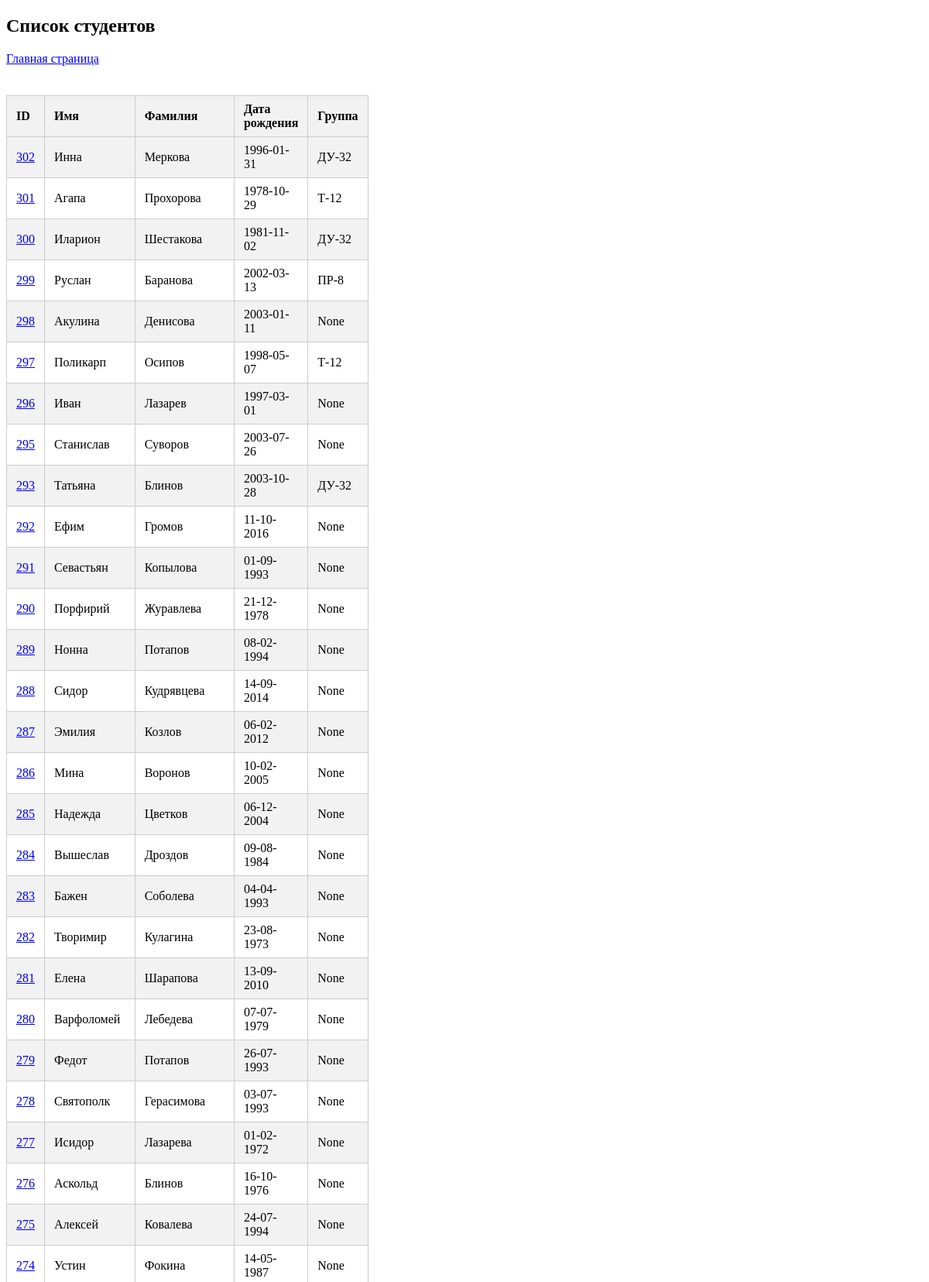
The page /students/ (upper part) on the database its author committed.
### st_app/models.py (models this page shows, shortened)
class Student(models.Model):
    first_name = models.CharField(max_length=20, blank=False)
    last_name = models.CharField(max_length=20, blank=False)
    birth_date = models.CharField(max_length=15, blank=False)
    group = models.ForeignKey(
        "Group", on_delete=models.CASCADE, related_name="students", null=True
    )

class Group(models.Model):
    name = models.CharField(max_length=10, db_index=True)
    curator = models.ForeignKey(
        Teacher, on_delete=models.CASCADE, related_name="curated_groups"
    )
    def __str__(self):
        return self.name

### st_app/views.py (the view)
# urls.py: path("students/", students, name="students"),
def students(request):
    list_students = Student.objects.all().order_by("-id")
    return render(request, "students.html", context={"students": list_students})

### templates/students.html (shortened to what this page needs)
<!DOCTYPE html>
<html lang="ru">
<head>
</head>
<body>
<h2>Список студентов</h2>
<a aria-current="page" class="container nav-link d-flex align-items-center gap-2 active" href="/">
    Главная страница
</a>
<br>
<br>
{% if students %}
    <table>
        <tr>
            <th style="width: 5%;">ID</th>
            <th style="width: 10%;">Имя</th>
            <th style="width: 10%;">Фамилия</th>
            <th style="width: 10%;">Дата рождения</th>
            <th style="width: 5%;">Группа</th>
        </tr>
        {% for student in students %}
            <tr>
                <td><a href="{% url 'student_edit' student.id %}">{{ student.id }}</a></td>
                <td>{{ student.first_name }}</td>
                <td>{{ student.last_name }}</td>
                <td>{{ student.birth_date }}</td>
                <td>{{ student.group }}</td>
            </tr>
        {% endfor %}
    </table>
{% else %}
    <p>В базе данных нет студентов.</p>
{% endif %}
</body>
</html>

### templates/students.html (style rules this page uses)
table { width: 35%; border-collapse: collapse; margin-top: 20px; }
table, th, td { border: 1px solid #ccc; }
th, td { padding: 8px 12px; text-align: left; }
th { background-color: #f2f2f2; }
tr:nth-child(even) { background-color: #f2f2f2; }

### rows shown on the page
Student: id "302", first_name "Инна", last_name "Меркова", birth_date "1996-01-31", group "ДУ-32"
Student: id "301", first_name "Агапа", last_name "Прохорова", birth_date "1978-10-29", group "Т-12"
Student: id "300", first_name "Иларион", last_name "Шестакова", birth_date "1981-11-02", group "ДУ-32"
Student: id "299", first_name "Руслан", last_name "Баранова", birth_date "2002-03-13", group "ПР-8"
Student: id "298", first_name "Акулина", last_name "Денисова", birth_date "2003-01-11", group "None"
Student: id "297", first_name "Поликарп", last_name "Осипов", birth_date "1998-05-07", group "Т-12"
Student: id "296", first_name "Иван", last_name "Лазарев", birth_date "1997-03-01", group "None"
Student: id "295", first_name "Станислав", last_name "Суворов", birth_date "2003-07-26", group "None"
Student: id "293", first_name "Татьяна", last_name "Блинов", birth_date "2003-10-28", group "ДУ-32"
Student: id "292", first_name "Ефим", last_name "Громов", birth_date "11-10-2016", group "None"
Student: id "291", first_name "Севастьян", last_name "Копылова", birth_date "01-09-1993", group "None"
Student: id "290", first_name "Порфирий", last_name "Журавлева", birth_date "21-12-1978", group "None"
Student: id "289", first_name "Нонна", last_name "Потапов", birth_date "08-02-1994", group "None"
Student: id "288", first_name "Сидор", last_name "Кудрявцева", birth_date "14-09-2014", group "None"
Student: id "287", first_name "Эмилия", last_name "Козлов", birth_date "06-02-2012", group "None"
Student: id "286", first_name "Мина", last_name "Воронов", birth_date "10-02-2005", group "None"
Student: id "285", first_name "Надежда", last_name "Цветков", birth_date "06-12-2004", group "None"
Student: id "284", first_name "Вышеслав", last_name "Дроздов", birth_date "09-08-1984", group "None"
Student: id "283", first_name "Бажен", last_name "Соболева", birth_date "04-04-1993", group "None"
Student: id "282", first_name "Творимир", last_name "Кулагина", birth_date "23-08-1973", group "None"
Student: id "281", first_name "Елена", last_name "Шарапова", birth_date "13-09-2010", group "None"
Student: id "280", first_name "Варфоломей", last_name "Лебедева", birth_date "07-07-1979", group "None"
Student: id "279", first_name "Федот", last_name "Потапов", birth_date "26-07-1993", group "None"
Student: id "278", first_name "Святополк", last_name "Герасимова", birth_date "03-07-1993", group "None"
Student: id "277", first_name "Исидор", last_name "Лазарева", birth_date "01-02-1972", group "None"
Student: id "276", first_name "Аскольд", last_name "Блинов", birth_date "16-10-1976", group "None"
Student: id "275", first_name "Алексей", last_name "Ковалева", birth_date "24-07-1994", group "None"
Student: id "274", first_name "Устин", last_name "Фокина", birth_date "14-05-1987", group "None"
